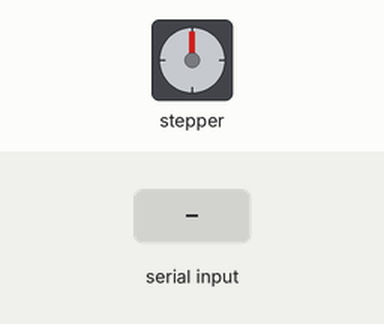
Recording of a sketch running on a simulated Arduino Uno, built with avr-gcc and run on an emulated ATmega328P. Parts: stepper motor. The test bench sets the inputs (shaded band). Stepper angles assume 2038 steps per turn.

Above: at 1.2 s.
1.3 s: "1" received over Serial
At 1.45 s:
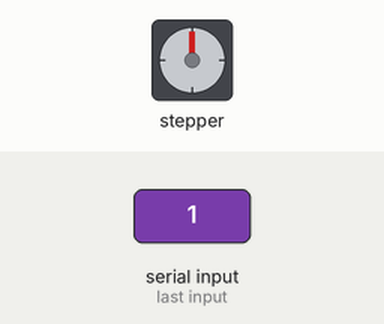
At 2.09 s:
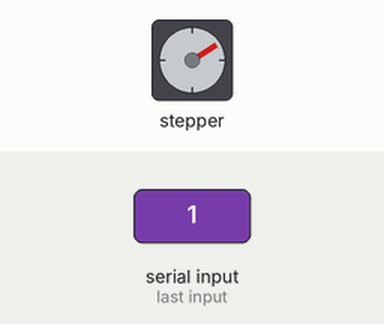
4.3 s: "1" received over Serial
At 4.62 s:
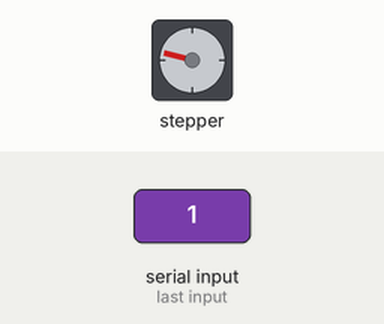
Timing chart, 0 to 10.8 s (numbered marks = the images above; inputs shaded):
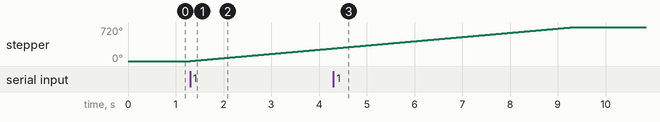

Measured:
- after the input at 1.3 s, stepper: keeps turning clockwise at about 90°/s, starting at once

The sketch:

Arduino.ino
```cpp
/*#include <Stepper.h>
int adim = 2038; //90 Derecelik adım sayısı
//Devir başına adım sayısı (360 derecelik tam tur için adım sayısı = 2048)
Stepper stepmotor(adim, 8, 9, 10, 11);

void setup()
{
  stepmotor.setSpeed(1000);
}

void loop()
{
  stepmotor.step(adim);
  delay(1);
  stepmotor.step(-adim);
  delay(1);
}*/

#include <Stepper.h>

// Defines the number of steps per rotation
const int stepsPerRevolution = 2038;

// Creates an instance of stepper class
// Pins entered in sequence IN1-IN3-IN2-IN4 for proper step sequence
Stepper myStepper = Stepper(stepsPerRevolution, 8, 10, 9, 11);


void setup() {
  Serial.begin(9600);  // Nothing to do (Stepper Library sets pins as outputs)
}

void loop() {

  if(Serial.available())

  {
  char data = Serial.read();
  if(data == '1')
     {myStepper.setSpeed(15);
    myStepper.step(stepsPerRevolution);
    }

 }
}


/*void loop() {

  if(Serial.available())

  {
  char data = Serial.read();
  if(data == '1')
     {myStepper.setSpeed(5);
    myStepper.step(stepsPerRevolution);}
  else {
   if(data == '0')
     myStepper.setSpeed(15);
  myStepper.step(-stepsPerRevolution);
      }
  }}
 */


  /*// Rotate CW slowly at 5 RPM
  myStepper.setSpeed(5);
  myStepper.step(stepsPerRevolution);
  delay(1000);

  // Rotate CCW quickly at 10 RPM
  myStepper.setSpeed(15);
  myStepper.step(-stepsPerRevolution);
  delay(1000);
*/
```
